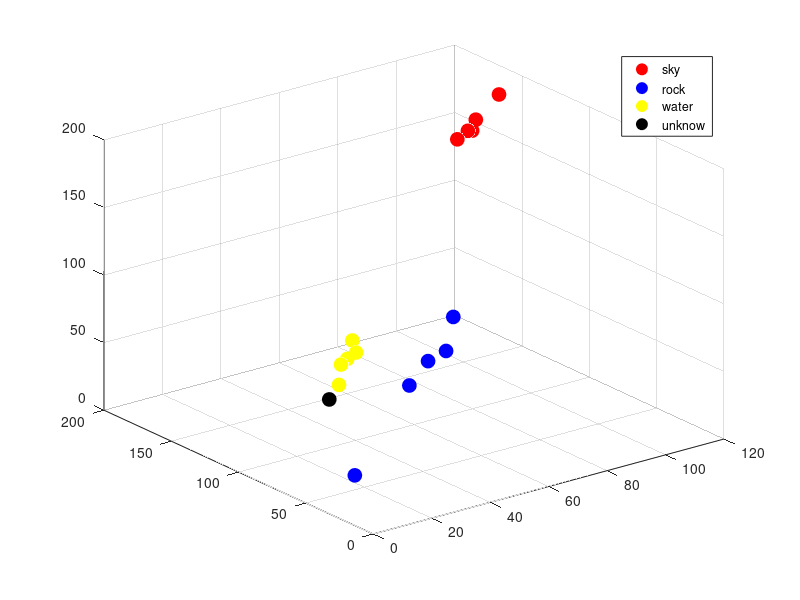

MATLAB code to generate this figure:
clc
clear all
close all
warning off all


% introduciendo las clases
c1=[96 101 106 119 102;146 149 154 165 148;169 171 174 180 171]
c2=[2 51 40 67 59; 18 70 60 86 74; 34 66 59 82 67]
c3=[ 25 18 26 15 22; 67 63 72 58 67; 89 86 95 75 86]
desconocido=[ 8; 50; 72;] 


media_rojo=mean(c1')
media_rojo=media_rojo'

media_verde=mean(c2')
media_verde=media_verde'

media_azul=mean(c3')
media_azul=media_azul'

%

% Graficando los datos de las clases
plot3(c1(1,:),c1(2,:),c1(3,:),'ro','MarkerSize',10,'MarkerFaceColor','r')
grid on
hold on
plot3(c2(1,:),c2(2,:),c2(3,:),'bo','MarkerSize',10,'MarkerFaceColor','b')
plot3(c3(1,:),c3(2,:),c3(3,:),'yo','MarkerSize',10,'MarkerFaceColor','y')
plot3(desconocido(1,:),desconocido(2,:),desconocido(3,:),'ko','MarkerSize',10,'MarkerFaceColor','k')
legend('sky', 'rock', 'water','unknow')
disp(' proceso final....')